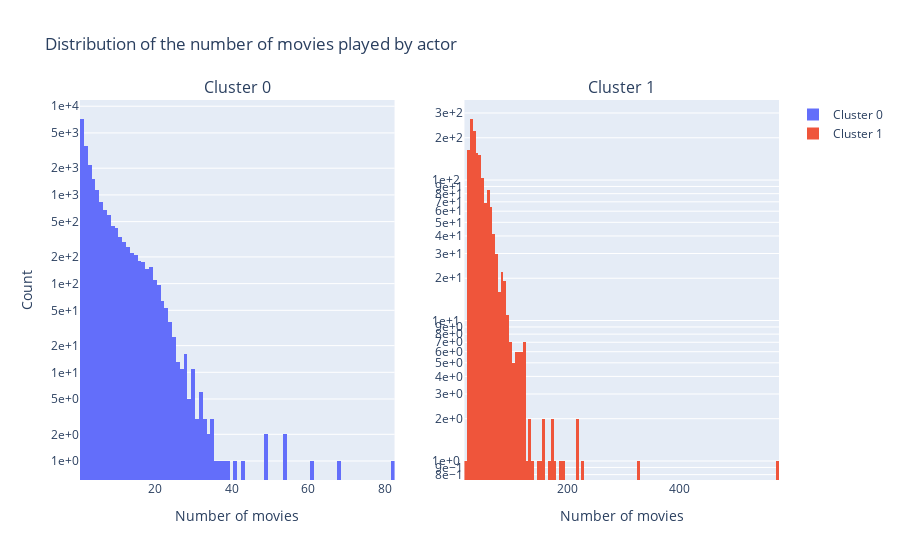

This figure's notebook cell:
### Code cell
fig = make_subplots(rows=1, cols=2, subplot_titles=['Cluster 0', 'Cluster 1'])

fig.add_trace(go.Histogram(x=cluster_0['numMovies'], name="Cluster 0"), row=1, col=1)
fig.add_trace(go.Histogram(x=cluster_1['numMovies'], name="Cluster 1"), row=1, col=2)

fig.update_layout(
    title="Distribution of the number of movies played by actor",
    xaxis={'title': 'Number of movies'},
    yaxis={'title': 'Count', 'type': 'log', 'tickformat':'.0e'},
    xaxis2={'title': 'Number of movies'},
    yaxis2={'type': 'log', 'tickformat':'.0e'},
)

fig.write_html('_graphs/career-all-actors-distribution.html')
fig.show()

### Figure 1 — Plotly figure (JSON) as saved in the notebook; plotly's stock layout.template omitted (floating-point values rounded to 4 significant figures; data arrays with more than 128 entries replaced by an {"elided": "..."} marker saying what was removed)
{"data": [{"name": "Cluster 0", "type": "histogram", "x": {"elided": "20977 int values"}, "xaxis": "x", "yaxis": "y"}, {"name": "Cluster 1", "type": "histogram", "x": {"elided": "1484 int values"}, "xaxis": "x2", "yaxis": "y2"}], "layout": {"annotations": [{"font": {"size": 16}, "showarrow": false, "text": "Cluster 0", "x": 0.225, "xanchor": "center", "xref": "paper", "y": 1, "yanchor": "bottom", "yref": "paper"}, {"font": {"size": 16}, "showarrow": false, "text": "Cluster 1", "x": 0.775, "xanchor": "center", "xref": "paper", "y": 1, "yanchor": "bottom", "yref": "paper"}], "title": {"text": "Distribution of the number of movies played by actor"}, "xaxis": {"anchor": "y", "domain": [0, 0.45], "title": {"text": "Number of movies"}}, "xaxis2": {"anchor": "y2", "domain": [0.55, 1], "title": {"text": "Number of movies"}}, "yaxis": {"anchor": "x", "domain": [0, 1], "tickformat": ".0e", "title": {"text": "Count"}, "type": "log"}, "yaxis2": {"anchor": "x2", "domain": [0, 1], "tickformat": ".0e", "type": "log"}}}
